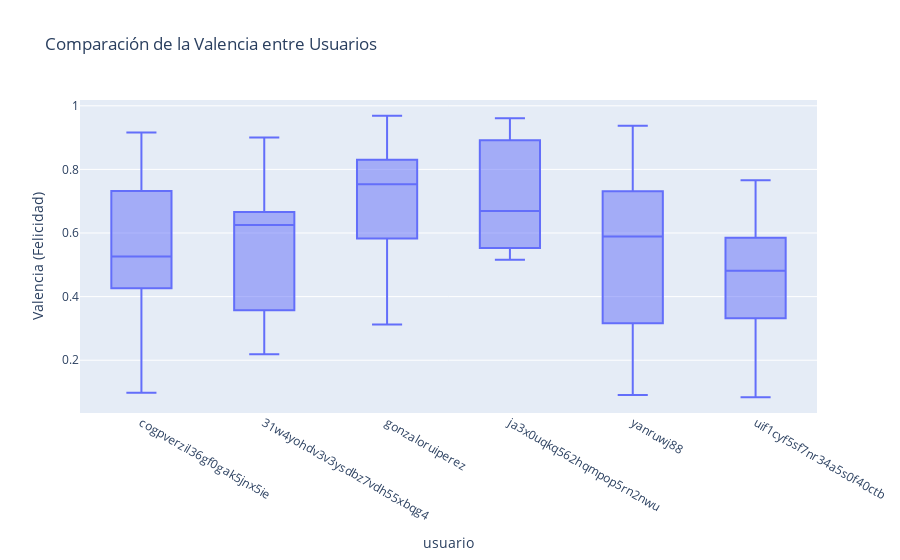

Write notebook code for a chart like this one.
### Code cell
# 4. Comparación de la Valencia (Felicidad) entre los Usuarios
fig4 = px.box(df, x="usuario", y="valence", title="Comparación de la Valencia entre Usuarios", 
              labels={"valence": "Valencia (Felicidad)"})
fig4.show()

### Figure 1 — Plotly figure (JSON) as saved in the notebook; plotly's stock layout.template omitted (floating-point values rounded to 4 significant figures; data arrays with more than 128 entries replaced by an {"elided": "..."} marker saying what was removed)
{"data": [{"alignmentgroup": "True", "hovertemplate": "usuario=%{x}<br>Valencia (Felicidad)=%{y}<extra></extra>", "legendgroup": "", "marker": {"color": "#636efa"}, "name": "", "notched": false, "offsetgroup": "", "orientation": "v", "showlegend": false, "type": "box", "x": {"elided": "244 str values"}, "x0": " ", "xaxis": "x", "y": {"elided": "244 float values"}, "y0": " ", "yaxis": "y"}], "layout": {"boxmode": "group", "legend": {"tracegroupgap": 0}, "title": {"text": "Comparación de la Valencia entre Usuarios"}, "xaxis": {"anchor": "y", "domain": [0, 1], "title": {"text": "usuario"}}, "yaxis": {"anchor": "x", "domain": [0, 1], "title": {"text": "Valencia (Felicidad)"}}}}
